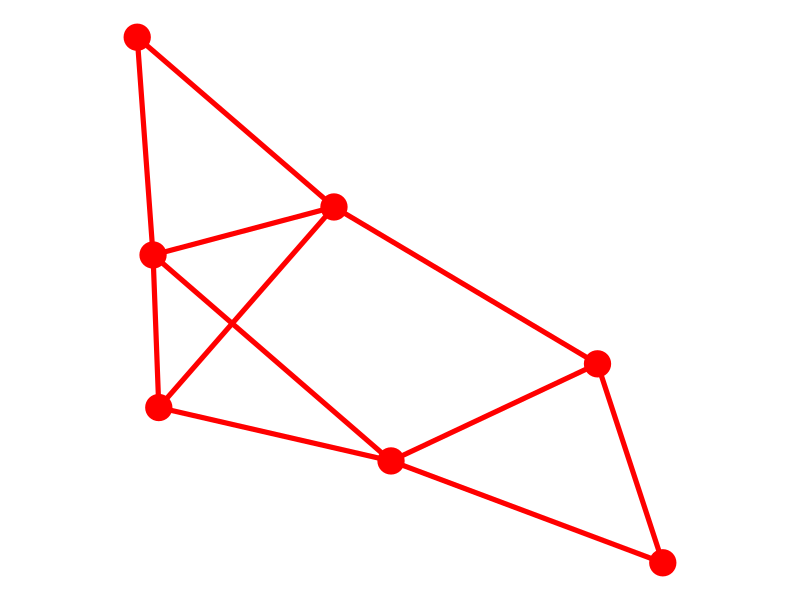
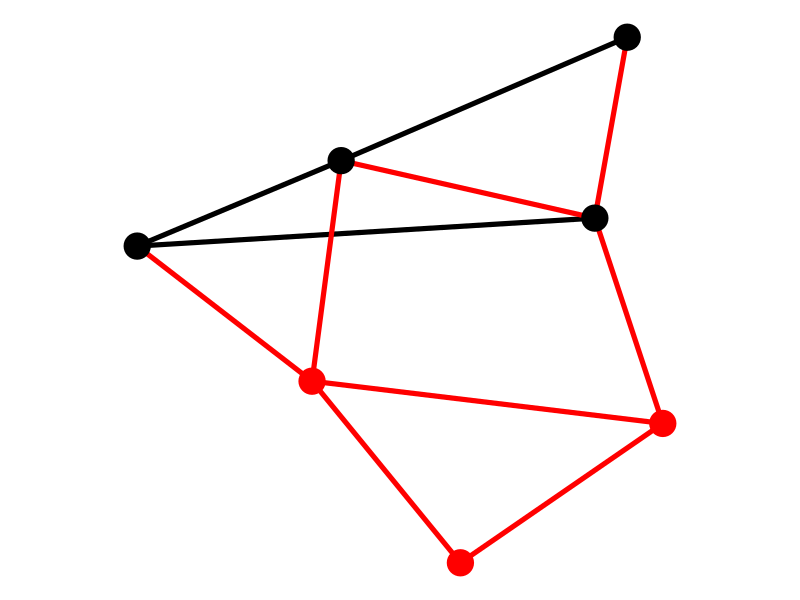
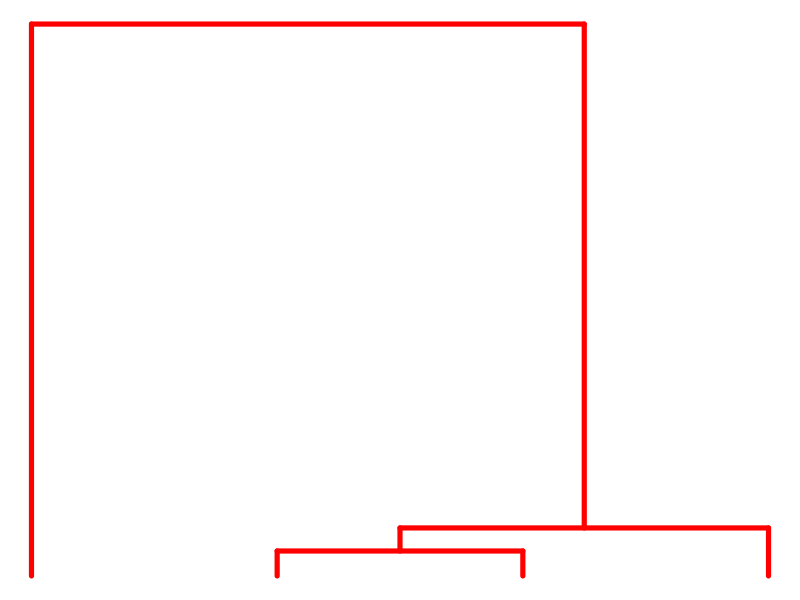
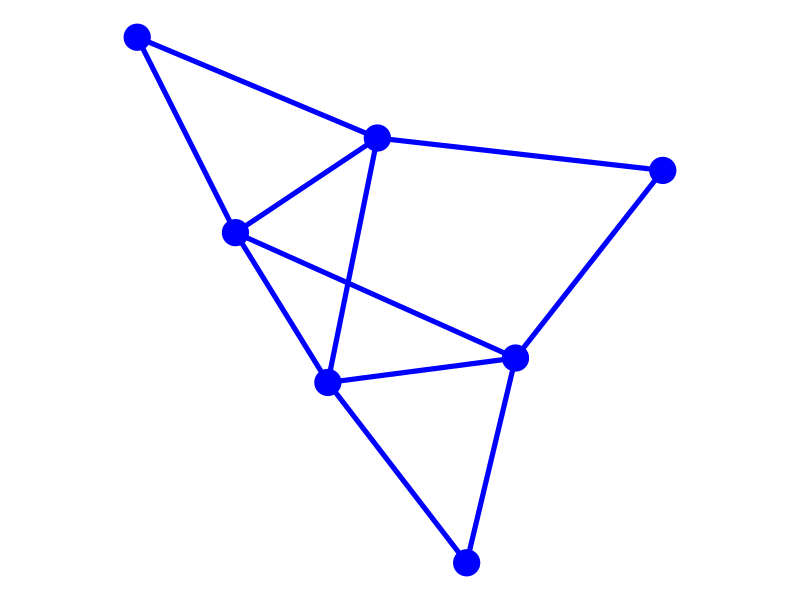
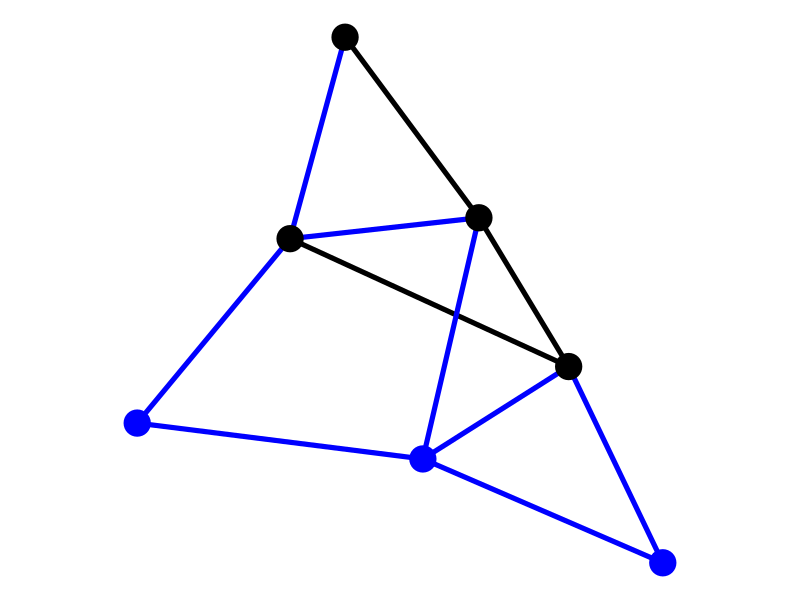
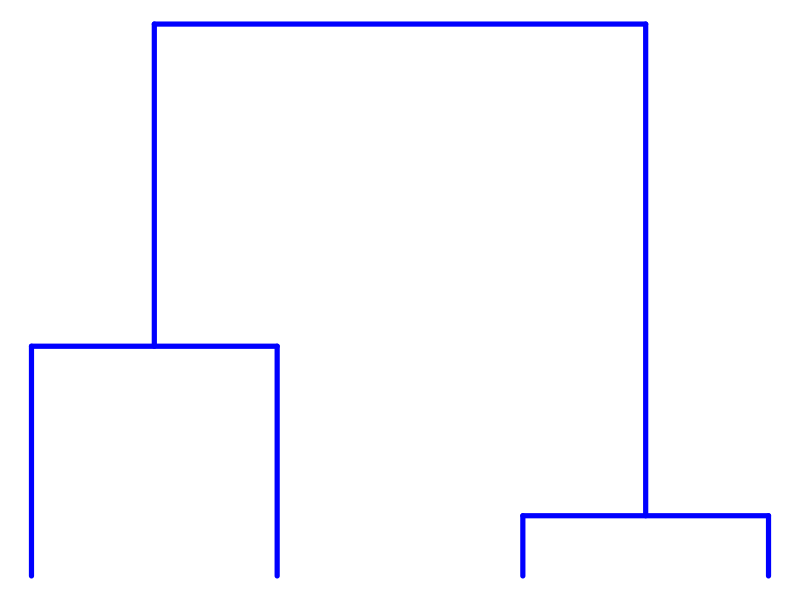
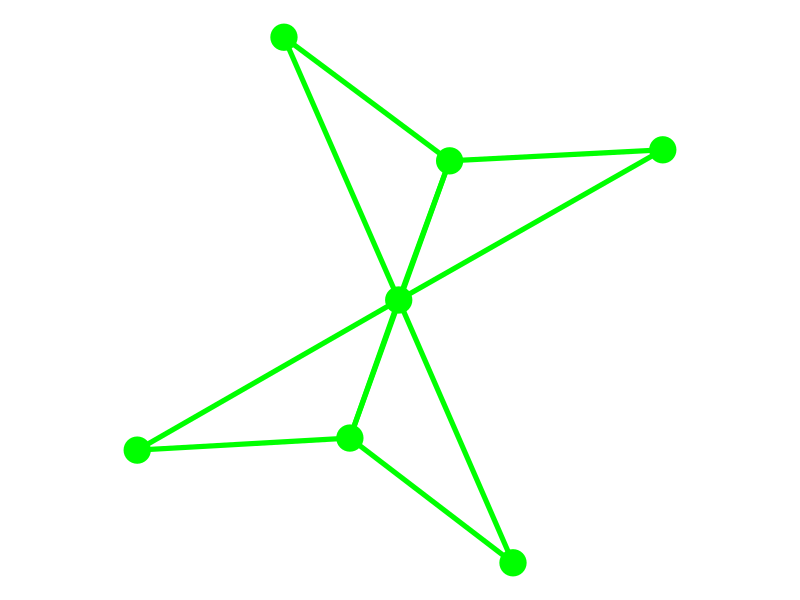
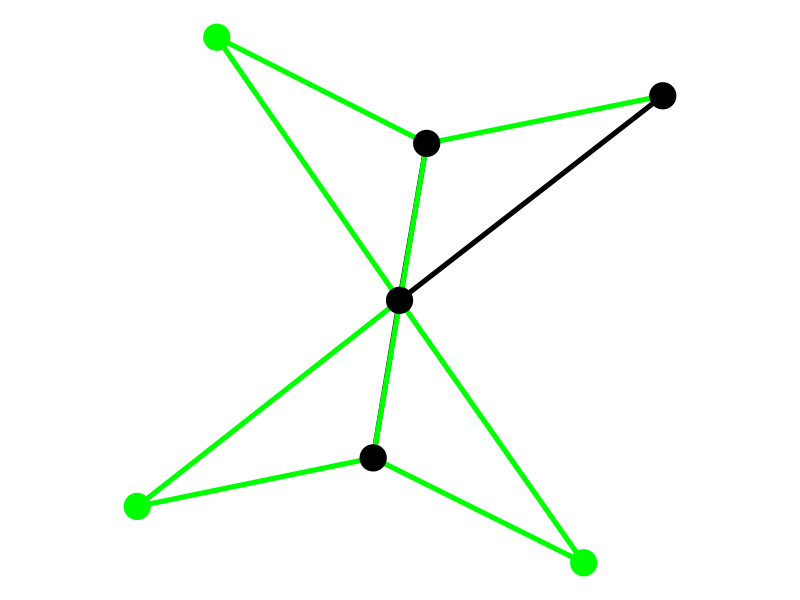

Here is the R script that generated these plots, in order:
#!/usr/bin/env Rscript

library(igraph)
library(ape)

nnode <- 7
ninf <- 4
set.seed(0)

pow <- c(0.5, 1, 1.5)
col <- c("red", "blue", "green")
inf.col <- "black"

for (i in 1:3) {
    g <- sample_pa(nnode, m=2, power=pow[i], directed=FALSE)
    png(sprintf("tinynet%d.png", i), bg="transparent", width=100, height=100)
    par(mar=c(0, 0, 0, 0) + 0.1)
    plot(g, vertex.size=10, vertex.label=NA, vertex.color=col[i],
         vertex.frame.color=col[i], edge.color=col[i], edge.width=5)
    dev.off()

    png(sprintf("tinyepi%d.png", i), bg="transparent", width=100, height=100)
    par(mar=c(0, 0, 0, 0) + 0.1)
    ecol <- rep(col[i], ecount(g))
    vcol <- rep(c(inf.col, col[i]), c(ninf, vcount(g)-ninf))
    ecol[sample(unique(unlist(g[[1:ninf,1:ninf,edges=TRUE]])), ninf-1)] <- inf.col
    plot(g, vertex.size=10, vertex.label=NA, vertex.color=vcol,
         vertex.frame.color=vcol, edge.color=ecol, edge.width=5)
    dev.off()

    png(sprintf("tinytree%d.png", i), bg="transparent", width=100, height=100)
    par(mar=c(0, 0, 0, 0) + 0.1)
    t <- rcoal(ninf)
    plot(t, direction="down", edge.width=5, edge.color=col[i], show.tip.label=FALSE)
    dev.off()
}

npt <- 5
x <- c(rnorm(npt, sd=0.2), rnorm(npt, mean=2, sd=0.2), rnorm(npt, mean=4, sd=0.2))
y <- rnorm(npt*3)
png("tinypca.png", bg="transparent", width=500, height=100)
par(mar=c(0, 0, 0, 0) + 0.1)
plot(x, y, pch=16, cex=3, col=rep(col, each=npt))
box(lwd=4)
dev.off()

x <- c(rnorm(npt, sd=0.2), rnorm(npt, mean=2, sd=0.2), rnorm(npt, mean=4, sd=0.2))
y <- c(rnorm(npt, mean=1, sd=0.2), rnorm(npt, mean=0, sd=0.2), rnorm(npt, mean=1, sd=0.2))
png("tinyksvr.png", bg="transparent", width=100, height=100, type="cairo")
par(mar=c(0, 0, 0, 0) + 0.1)
plot(splinefun(x=c(0, 2, 4), y=c(1, 0, 1)), lwd=4, xlim=c(-0.5, 4.5))
plot(splinefun(x=c(0, 2, 4), y=c(1, 0, 1)), lwd=32, add=TRUE, xlim=c(-0.5, 4.5), 
     col=rgb(0, 0, 0, alpha=0.5))
points(x, y, pch=16, cex=2, col=rep(col, each=npt))
box(lwd=4)
dev.off()

x <- c(rnorm(npt, sd=0.2), rnorm(npt, mean=2, sd=0.2), rnorm(npt, mean=4, sd=0.2))
y <- c(rnorm(npt, mean=0, sd=0.2), rnorm(npt, mean=0.33, sd=0.2), rnorm(npt, mean=1, sd=0.2))
png("tinysvr.png", bg="transparent", width=100, height=100, type="cairo")
par(mar=c(0, 0, 0, 0) + 0.1)
plot(x, y, pch=16, cex=2, col=rep(col, each=npt), type="n")
abline(a=0, b=0.2, lwd=4)
abline(a=0, b=0.2, lwd=32, col=rgb(0, 0, 0, alpha=0.5))
points(x, y, pch=16, cex=2, col=rep(col, each=npt))
box(lwd=4)
dev.off()

x <- c(rnorm(npt, sd=0.2), rnorm(npt, mean=2, sd=0.2), rnorm(npt, mean=4, sd=0.2))
y <- c(rnorm(npt, mean=0, sd=0.2), rnorm(npt, mean=0.5, sd=0.2), rnorm(npt, mean=1, sd=0.2))
png("tinyreg.png", bg="transparent", width=100, height=100)
par(mar=c(0, 0, 0, 0) + 0.1)
plot(x, y, pch=16, cex=2, col=rep(col, each=npt))
abline(a=0, b=0.25, lwd=4)
box(lwd=4)
dev.off()
